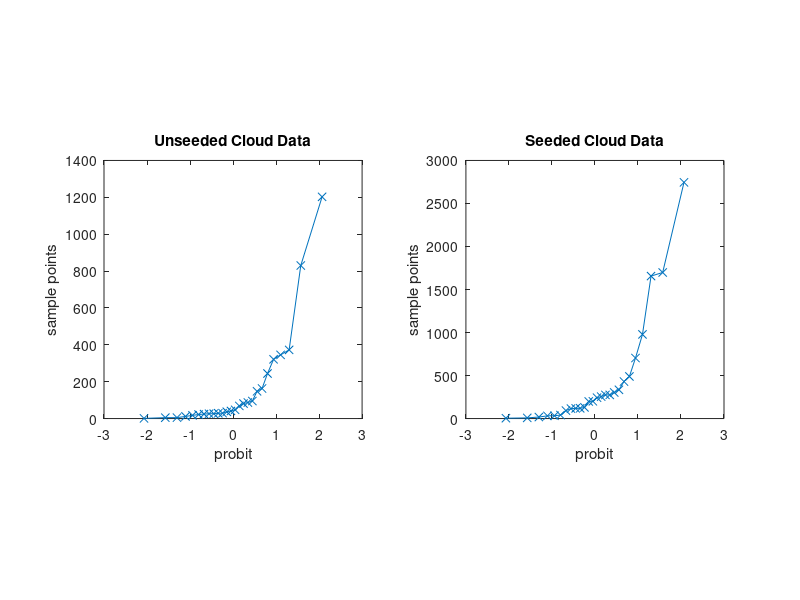
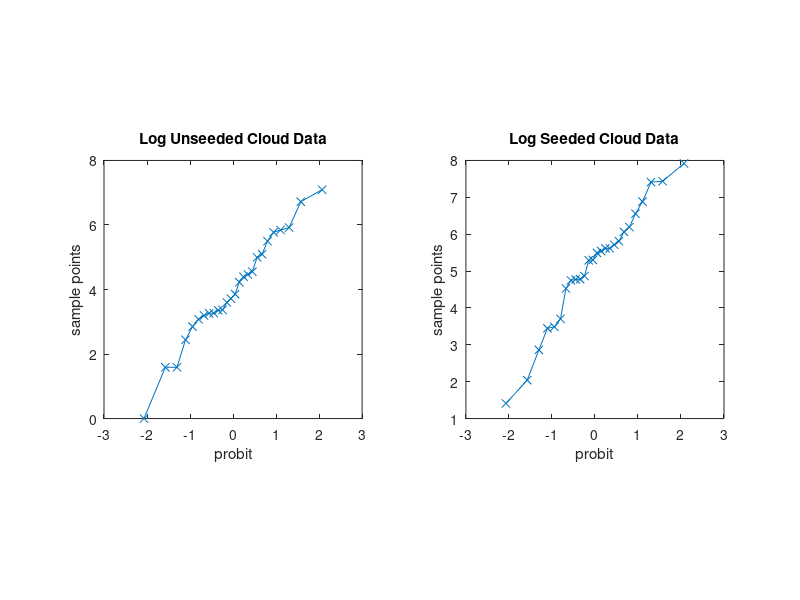

The MATLAB source for these figures, in order:
%% Example 6.12
% In 1950s and 1960s cloud seeding data was collected over several
% countries. This experiment randomly selected 26 clouds for seeding and 26
% clouds for not seeding. Then they measured the acre-feet of rain from all of
% the clouds.

%% Imprting Data
clear; close all; clf;
clouds = importdata('cloudseed.dat');

%% Cloud Seeding q-q Plots

% For the original cloud seeding data
figure(1);
subplot(1,2,1);
qqplot(clouds(:,1))
axis square
title 'Unseeded Cloud Data'
subplot(1,2,2);
qqplot(clouds(:,2))
axis square
title 'Seeded Cloud Data'

% For the logs of cloud seeding data
figure(2);
subplot(1,2,1);
qqplot(log(clouds(:,1)))
axis square
title 'Log Unseeded Cloud Data'
subplot(1,2,2);
qqplot(log(clouds(:,2)))
axis square
title 'Log Seeded Cloud Data'

%% Two-Sample t Test
% Since the q-q plots show departures from Gaussianity, there is reason to
% question whether the t test will preform well or not.

[h, p] = ttest2(clouds(:,1),clouds(:,2));

% The null hypothesis that the clouds produce different amounts of rain
% is weakly accepted.

%% Hypothesis Testing Continued
xbar1 = mean(clouds(:,1));
xbar2 = mean(clouds(:,2));
n1 = length(clouds(:,1));
n2 = length(clouds(:,2));
sig1 = std(clouds(:,1),1);
sig2 = std(clouds(:,2),1);

% Test Statistic
that = (xbar1 - xbar2)/sqrt(sig1^2/(n1 -1) + sig2^2/(n2 -1));
nu = ((sig1^2/(n1 - 1) + sig2^2/(n2 - 1))^2)/((sig1^2/(n1 - 1))^2/n1 + (sig2^2/(n2 - 1))^2/n2) - 2;

% Critical Value
cv = tinv(0.975, n1 - 1);

% Since the test statistic is barely smaller than the critical value, the
% null hypothesis is weakly accepted.

%% Two Sample t Test of the Logs of Data
% Since the log of the data appears much more Gaussian in the
% q-q plots, there is reason to believe that the two-sample t test 
% will preform better on them.

[h2, p2] = ttest2(log(clouds(:,1)),log(clouds(:,2)));

% The null hypothesis is now strongly rejected by the null hypothesis.

% The distribution of the data must be characterized before blindly
% applying a statistical test.